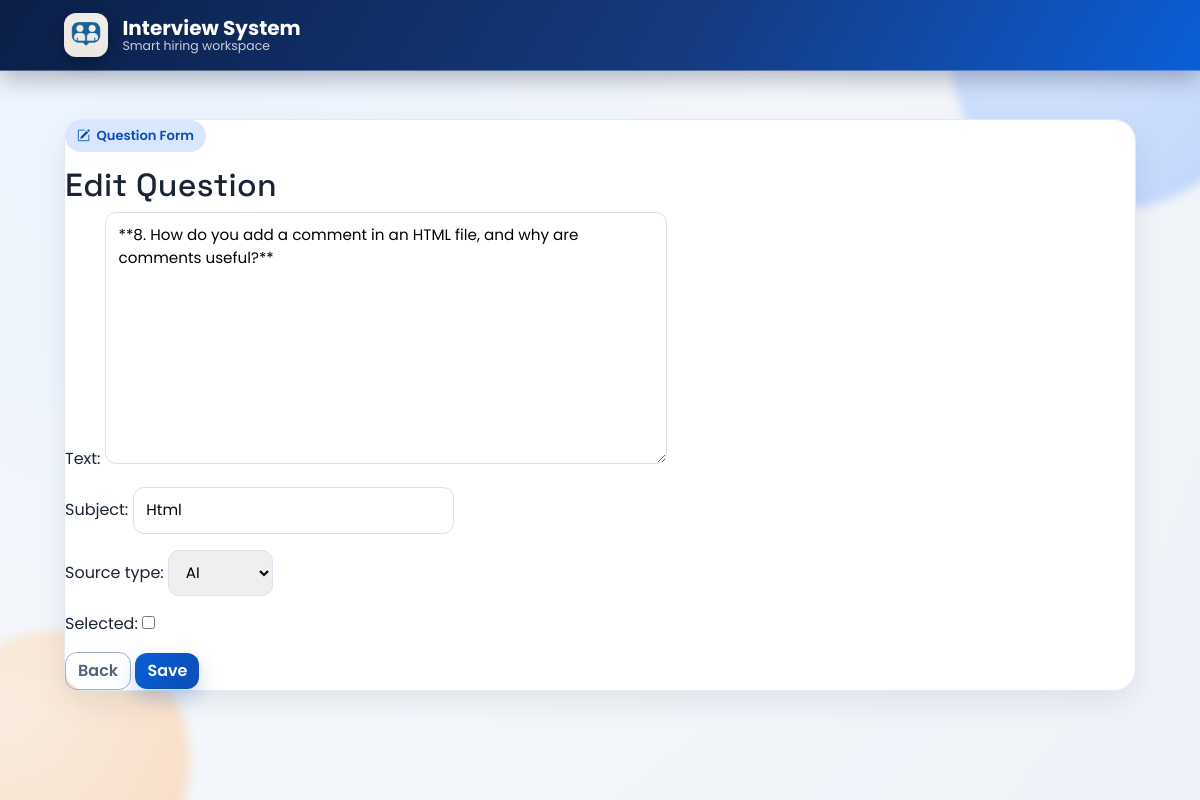
Page /questions/11/edit/ on the earlier database version.
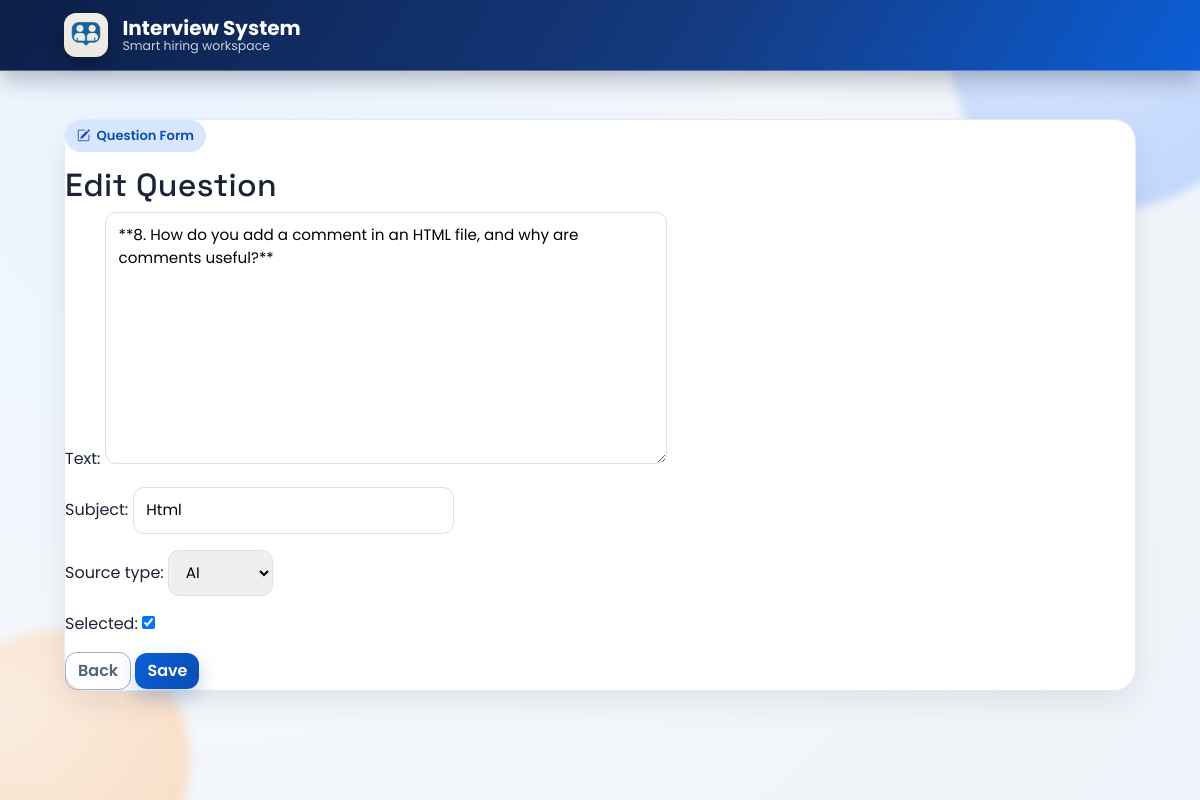
Same page on the later database version.
### accounts/models.py (models this page shows)
class Question(models.Model):
    text = models.TextField()
    subject = models.CharField(max_length=255)
    source_type = models.CharField(max_length=10, choices=[('Manual', 'Manual'), ('AI', 'AI')] ,default='Manual')
    created_at = models.DateTimeField(auto_now_add=True)
    selected = models.BooleanField(default=False)

### accounts/views.py (the view)
# urls.py: path('questions/<int:pk>/edit/', views.question_edit, name='question_edit'),
async def question_edit(request, pk):
    question = await a_get_object(Question, pk=pk)
    if request.method == 'POST':
        form = QuestionForm(request.POST, instance=question)
        if form.is_valid():
            await sync_to_async(form.save)()
            return redirect('question_list')
    else:
        form = QuestionForm(instance=question)
    return render(request, 'accounts/questions/form.html', {'form': form, 'title': 'Edit Question'})

### accounts/forms.py
class QuestionForm(forms.ModelForm):
    class Meta:
        model = Question
        fields = ['text', 'subject', 'source_type', 'selected']

### accounts/templates/accounts/questions/form.html (shortened to what this page needs)
{% extends "accounts/base.html" %}
{% block content %}
<div class="qform-wrapper mx-auto">
  <span class="page-kicker"><i class="bi bi-pencil-square"></i> Question Form</span>
  <h2>{{ title }}</h2>
  <form method="POST">
    {{ form.as_p }}
    <div class="qform-buttons">
      <a href="{% url 'question_list' %}" class="btn btn-outline-secondary">Back</a>
      <button type="submit" class="btn btn-primary">Save</button>
    </div>
  </form>
</div>
{% endblock %}

Differences in the rows shown:
changed Question "**8. How do you add a comment in an HTML file, and why are comments useful?**": selected "☐" → "☑"
